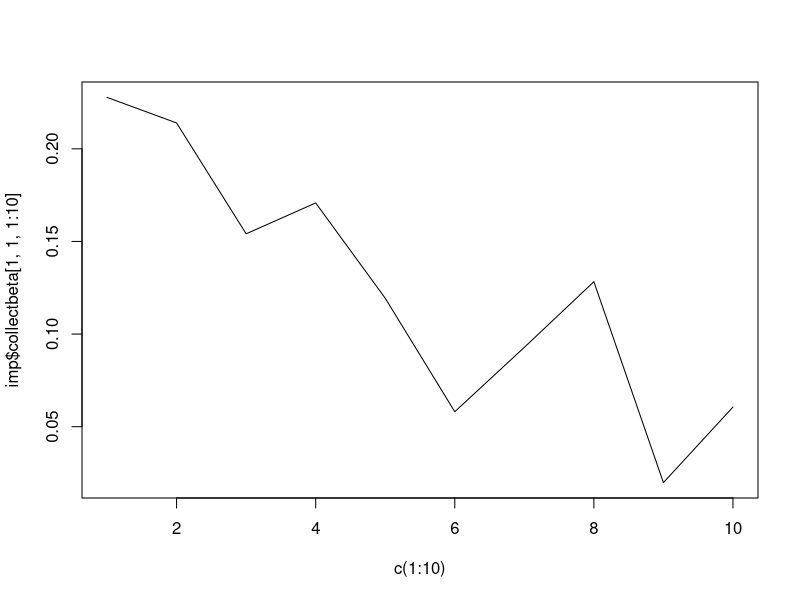

Generate this figure with R:
library(jomo)


### Name: jomo.smc.MCMCchain
### Title: Substantive Model Compatible JM Imputation - A tool to check
###   convergence of the MCMC
### Aliases: jomo.smc.MCMCchain

### ** Examples


  attach(cldata)
  
  # make sure sex is a factor:
  
  sex<-factor(sex)
  
  # we define the data frame with all the variables 
  
  data<-data.frame(measure,age, sex, city)
  mylevel<-c(1,1,1,1)
  
  # And the formula of the substantive lm model
  
  formula<-as.formula(measure~sex+age+I(age^2)+(1|city))
  
  #And finally we run the imputation function:
  
  imp<-jomo.smc.MCMCchain(formula,data, level=mylevel, nburn=10, model="lmer")
  
  # Note we are using only 10 iterations to avoid time consuming examples, 
  # which go against CRAN policies. 
  
  # We can check, for example, the convergence of the first element of beta:
  
  plot(c(1:10),imp$collectbeta[1,1,1:10],type="l")
  
  
